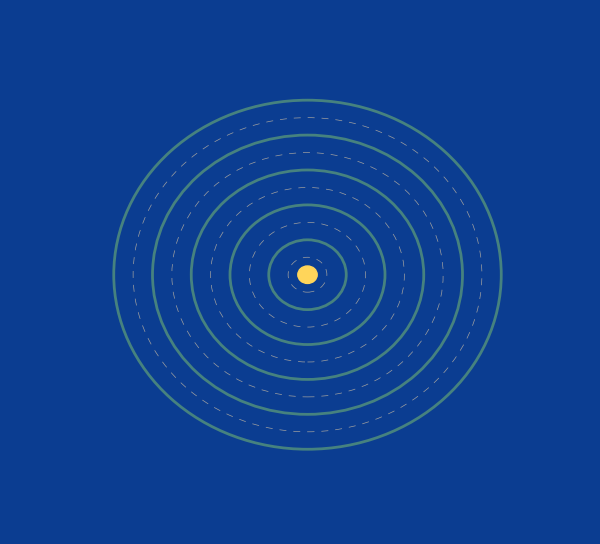

This figure's Python source:
# noumenon

import matplotlib.pyplot as plt
import numpy as np
import matplotlib.patches as patches

def draw_dyson_sphere(ax, center, num_rings, max_radius, solid_line_color, dashed_line_color, dash_length):
    for i in range(num_rings):
        radius = (i + 1) * max_radius / num_rings
        if i % 2 == 0:  # Dashed lines for alternate rings
            linestyle = (0, (dash_length, dash_length))  
            color = dashed_line_color
            line_weight = 0.5  
        else:  
            linestyle = 'solid'
            color = solid_line_color
            line_weight = 2  

        circle = patches.Circle(center, radius, fill=False, linestyle=linestyle, 
                                edgecolor=color, lw=line_weight)
        ax.add_patch(circle)


solid_line_color = '#46827F'  
dashed_line_color = '#A0A0A0'  
background_color = '#0B3D91'   
star_color = '#FFD55A'         
dash_length = 10  

fig, ax = plt.subplots(figsize=(10, 10))
ax.set_xlim(-1.2, 1.2)
ax.set_ylim(-1.2, 1.2)
ax.axis('off')

fig.patch.set_facecolor(background_color)
ax.set_facecolor(background_color)

star = patches.Circle((0, 0), 0.05, color=star_color, zorder=1)
ax.add_patch(star)

num_rings = 10
max_radius = 1
draw_dyson_sphere(ax, (0, 0), num_rings, max_radius, solid_line_color, dashed_line_color, dash_length)

plt.show()
